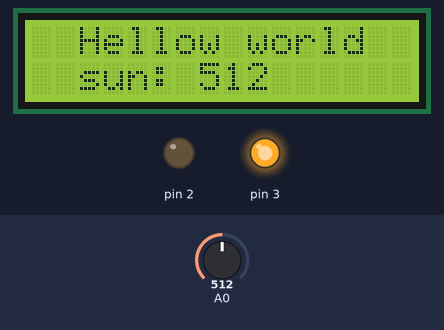
The sketch below on a simulated Arduino Uno, built with avr-gcc and run on an emulated ATmega328P. Shown: 16×2 character LCD, output pins drawn as LEDs (lit = HIGH). The inputs (shaded band) are chosen by the test bench; at power-on: A0 = 512.

Above: at 1.2 s.
1.3 s: A0 set to 484
At 2.2 s:
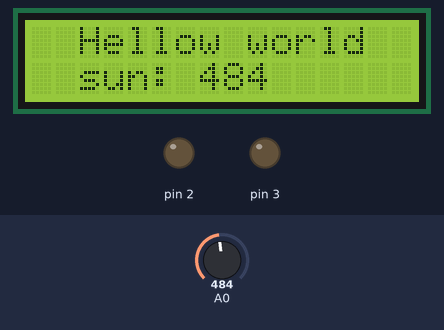
2.8 s: A0 set to 214
At 3.4 s:
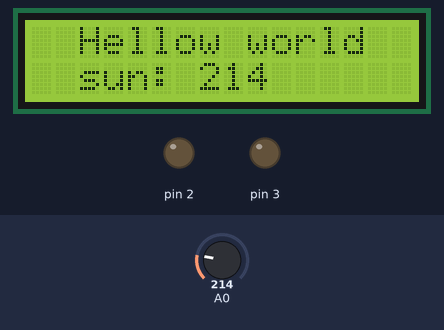
4.3 s: A0 set to 185
At 5.6 s:
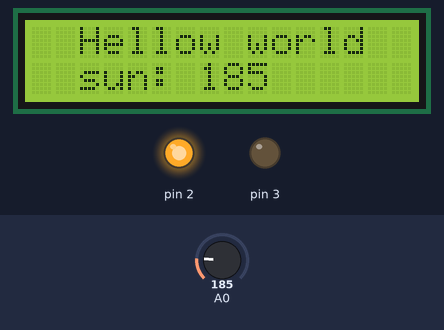
Timing chart, 0 to 7.3 s (numbered marks = the images above; inputs shaded):
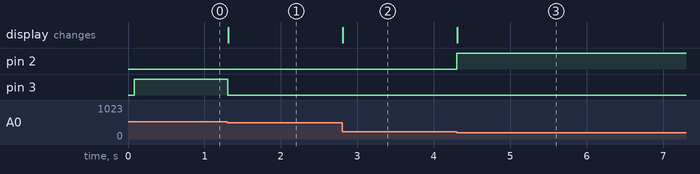

The sketch:

2025.11.03_jyc_lcdSunLed.ino
```cpp
// C++ code
//
#include <LiquidCrystal_I2C.h> //~를 포함하다(인클루드)LCD기능을 사용하겠다.
LiquidCrystal_I2C lcd(0x27,16,2); //lcd라는 이름으로 설정(주소=adress{컴퓨터는 0x27}, 행, 열) <복사 .h를 뺀다>
int temp = 0; // temp라는 !정수형(1.1이나 3.1같은건 못들어간다)! 변수를 만든다.
  // 초기값을 0으로 한다. 메모리 X를 temp에 할당한다.
  // CPU = 계산 / 메모리 = 기억,저장
int led = 7;

void setup()
{
  lcd.init(); //lcd초기기동 이니셜라이즈(초기설정)
  lcd.backlight(); //백라이트on
  lcd.setCursor(2,0); //3행 1열 : 커서 위치 설정(가로줄 012, 세로줄 0)
  lcd.print("Hellow world");
  lcd.setCursor(2,1); //3행 2열
  lcd.print("sun:");

  //  pinMode(13,INPUT); //핀13번에 입력 INPUT 무조건 대문자
  pinMode(A0,INPUT); //핀A0에 입력
  pinMode(2,OUTPUT); //웬지 모르겠는데 넣으면 더 밝아짐1
  pinMode(3,OUTPUT); //웬지 모르겠는데 넣으면 더 밝아짐1
}

// if : 만약 ~라면
// else : if를 만족하지 않으면
// else if : 위의 if랑 조건이 묶인다 (같은조건중 하나만 선택하게 할 때 필요)

void loop()
{
  // 읽기
  //temp=digitalRead(13); // 디지털 읽기 0 or 1 (0v = 0 , 3v이상{어느정도는 동작되게 원래는 5v부터} = 1)
  temp=analogRead(A0); // 아날로그 읽기 0~1023
  led=analogRead(A0);

  //  LED제어 점등 소등
  if(led<=200){
    digitalWrite(2,HIGH); //200이하면 녹색등 점등
 }
  else{
    digitalWrite(2,LOW); //200초과 돌아오면 다시 소동
 }
  if(led>500){
    digitalWrite(3,HIGH); //500초과면 적색등 점등
 }
  else{
    digitalWrite(3,LOW); //500이하로 돌아오면 다시 소등
 }

  // LCD제어 조도에 따른 아날로그 숫자 출력
  if(temp>999){ // 템프값이 999보다 크면  //ex. 값이 230이면 실행 안함
    lcd.setCursor(6,1); // 7열 2행에 커서 (0=1번째)
    lcd.print(temp); // temp값을 출력
 }
  else if(temp>99){ //템프값이 99보다 크면 //ex. 값이 230이면 실행한다
    lcd.setCursor(6,1);
    lcd.print(" "); // 해당칸을 " " 상태로 표시 시킨다 // "0" 으로 하면 0500으로 출력된다.
    lcd.setCursor(7,1); // 가장 앞 칸부터 출력되는 특성이 있어서 한칸 뒤로 해야된다.
    lcd.print(temp);
 }
  else if(temp>9){ //템프값이 9보다 크면  //if로 써버리면 이것도 실행해버린다.
    lcd.setCursor(6,1);
    lcd.print("  ");// 빈칸 2개를 출력 // "00"으로 하면 "0050" 으로 출력된다.
    lcd.setCursor(8,1);
    lcd.print(temp);
 }
  else { // 나머지는 전부다 9 이하의 숫자
    lcd.setCursor(6,1);
    lcd.print("   "); //빈칸 3개를 출력 // "000"으로 하면 "0005"로 출력된다.
    lcd.setCursor(9,1);
    lcd.print(temp);
 }

 // 아래 그냥 무식하게 해본거
 //   if(analogRead(A0) < 1000)
 //    lcd.print(" ");
 //   if(analogRead(A0) < 100)
 //    lcd.print(" ");
 //   if(analogRead(A0) < 10)
 //    lcd.print(" ");
}
```

Measured:
- the behaviour switches between 501 and 500 on A0 (found by bisection; images 0 and 1)
- the behaviour switches between 201 and 200 on A0 (found by bisection; images 2 and 3)
- after the input at 1.3 s, pin 3: HIGH → LOW at once; the display: changes at once (image 1)
- after the input at 2.8 s, the display: changes at once (image 2)
- after the input at 4.3 s, pin 2: LOW → HIGH at once; the display: changes at once (image 3)
